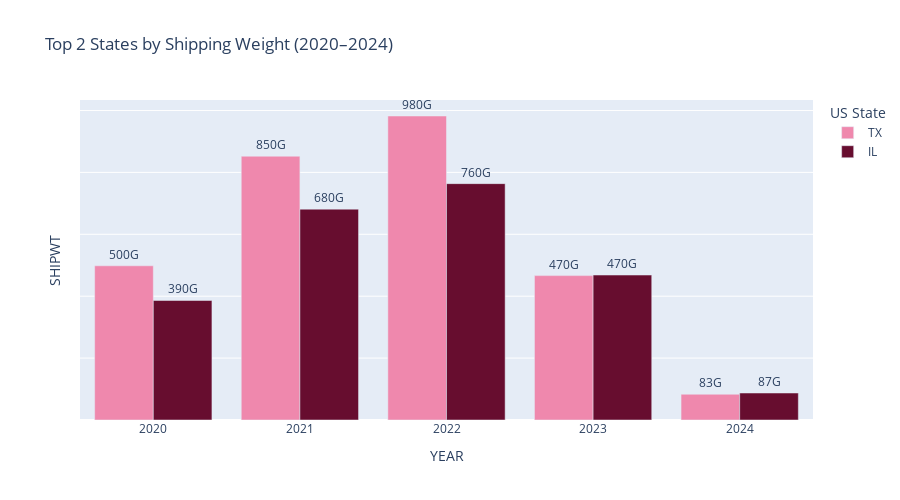
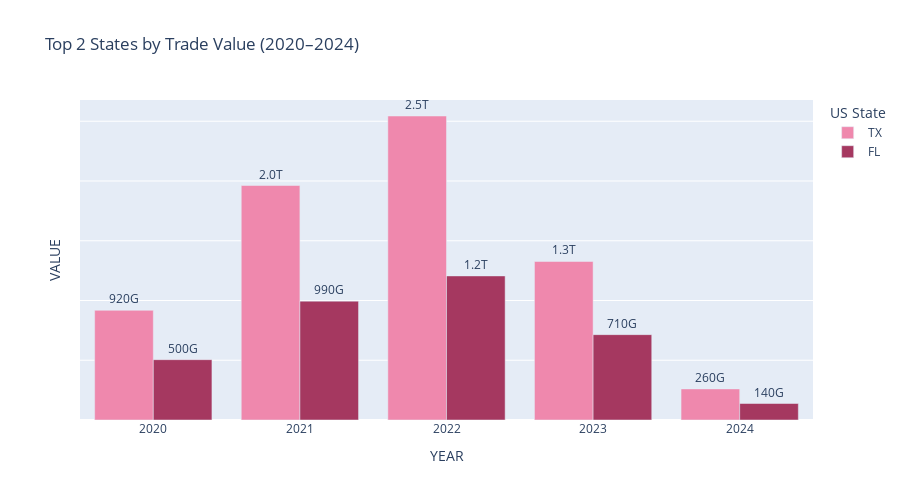

Source (notebook cell) for these figures, in order:
### Code cell
custom_colors = {
    "CA": "#F564A9",
    "TX": "#EF88AD",
    "FL": "#A53860",
    "NY": "#264653",
    "IL": "#670D2F"
}


fig_shipwt = px.bar(
    top2_states_by_shipwt,
    x = "YEAR",
    y = "SHIPWT",
    color = "USASTATE",
    barmode = "group",
    title = "Top 2 States by Shipping Weight (2020–2024)",
    text = "SHIPWT",
    color_discrete_map = custom_colors
)

fig_shipwt.update_layout(
    legend_title_text = "US State", 
    height = 500,
    yaxis = dict(
        showticklabels = False)
)
fig_shipwt.update_traces(texttemplate='%{text:.2s}', textposition='outside')

fig_shipwt.show()

fig_value = px.bar(
    top2_states_by_value,
    x = "YEAR",
    y = "VALUE",
    color = "USASTATE",
    barmode = "group",
    title = "Top 2 States by Trade Value (2020–2024)",
    text = "VALUE",
    color_discrete_map = custom_colors
)
fig_value.update_layout(
    legend_title_text = "US State", 
    height = 500,
    yaxis = dict(
        showticklabels = False)
)

fig_value.update_traces(texttemplate='%{text:.2s}', textposition='outside')

fig_value.show()

### Figure 1 — Plotly figure (JSON) as saved in the notebook; plotly's stock layout.template omitted (floating-point values rounded to 4 significant figures)
{"data": [{"alignmentgroup": "True", "hovertemplate": "USASTATE=TX<br>YEAR=%{x}<br>SHIPWT=%{text}<extra></extra>", "legendgroup": "TX", "marker": {"color": "#EF88AD", "pattern": {"shape": ""}}, "name": "TX", "offsetgroup": "TX", "orientation": "v", "showlegend": true, "text": [498247776608, 852373295905, 982196127874, 466484741943, 83174593304], "textposition": "outside", "texttemplate": "%{text:.2s}", "type": "bar", "x": [2020, 2021, 2022, 2023, 2024], "xaxis": "x", "y": [498247776608, 852373295905, 982196127874, 466484741943, 83174593304], "yaxis": "y"}, {"alignmentgroup": "True", "hovertemplate": "USASTATE=IL<br>YEAR=%{x}<br>SHIPWT=%{text}<extra></extra>", "legendgroup": "IL", "marker": {"color": "#670D2F", "pattern": {"shape": ""}}, "name": "IL", "offsetgroup": "IL", "orientation": "v", "showlegend": true, "text": [386128086774, 681246595877, 763669383341, 468313240150, 87197200875], "textposition": "outside", "texttemplate": "%{text:.2s}", "type": "bar", "x": [2020, 2021, 2022, 2023, 2024], "xaxis": "x", "y": [386128086774, 681246595877, 763669383341, 468313240150, 87197200875], "yaxis": "y"}], "layout": {"barmode": "group", "height": 500, "legend": {"title": {"text": "US State"}, "tracegroupgap": 0}, "title": {"text": "Top 2 States by Shipping Weight (2020–2024)"}, "xaxis": {"anchor": "y", "domain": [0, 1], "title": {"text": "YEAR"}}, "yaxis": {"anchor": "x", "domain": [0, 1], "showticklabels": false, "title": {"text": "SHIPWT"}}}}

### Figure 2 — Plotly figure (JSON) as saved in the notebook; plotly's stock layout.template omitted (floating-point values rounded to 4 significant figures)
{"data": [{"alignmentgroup": "True", "hovertemplate": "USASTATE=TX<br>YEAR=%{x}<br>VALUE=%{text}<extra></extra>", "legendgroup": "TX", "marker": {"color": "#EF88AD", "pattern": {"shape": ""}}, "name": "TX", "offsetgroup": "TX", "orientation": "v", "showlegend": true, "text": [917844288529, 1962296595801, 2544015893248, 1326623157171, 260057915511], "textposition": "outside", "texttemplate": "%{text:.2s}", "type": "bar", "x": [2020, 2021, 2022, 2023, 2024], "xaxis": "x", "y": [917844288529, 1962296595801, 2544015893248, 1326623157171, 260057915511], "yaxis": "y"}, {"alignmentgroup": "True", "hovertemplate": "USASTATE=FL<br>YEAR=%{x}<br>VALUE=%{text}<extra></extra>", "legendgroup": "FL", "marker": {"color": "#A53860", "pattern": {"shape": ""}}, "name": "FL", "offsetgroup": "FL", "orientation": "v", "showlegend": true, "text": [504841551571, 994783460711, 1205789275189, 714332801986, 137988570845], "textposition": "outside", "texttemplate": "%{text:.2s}", "type": "bar", "x": [2020, 2021, 2022, 2023, 2024], "xaxis": "x", "y": [504841551571, 994783460711, 1205789275189, 714332801986, 137988570845], "yaxis": "y"}], "layout": {"barmode": "group", "height": 500, "legend": {"title": {"text": "US State"}, "tracegroupgap": 0}, "title": {"text": "Top 2 States by Trade Value (2020–2024)"}, "xaxis": {"anchor": "y", "domain": [0, 1], "title": {"text": "YEAR"}}, "yaxis": {"anchor": "x", "domain": [0, 1], "showticklabels": false, "title": {"text": "VALUE"}}}}
